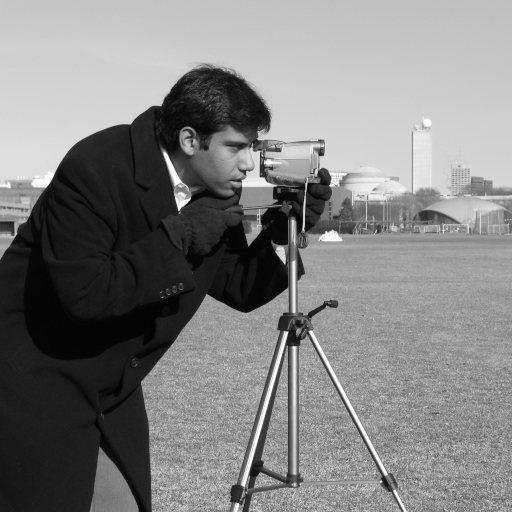
#> input picture skimage.data.camera(), 512 x 512 px
$ python gaussian_focused.py
#> lines starting #> are read from the running program, lines starting #| are printed output that depends on the picture
# Import Libraries
from skimage import data, filters, io, color, restoration
from skimage.morphology import disk
import matplotlib.pyplot as plt

# Define Pictures
img_1 = data.camera()
#> img_1 is the input picture: shape (512, 512); min 0, max 255, mean 129.1
img_2 = color.rgb2gray(io.imread('Scifo.jpg'))
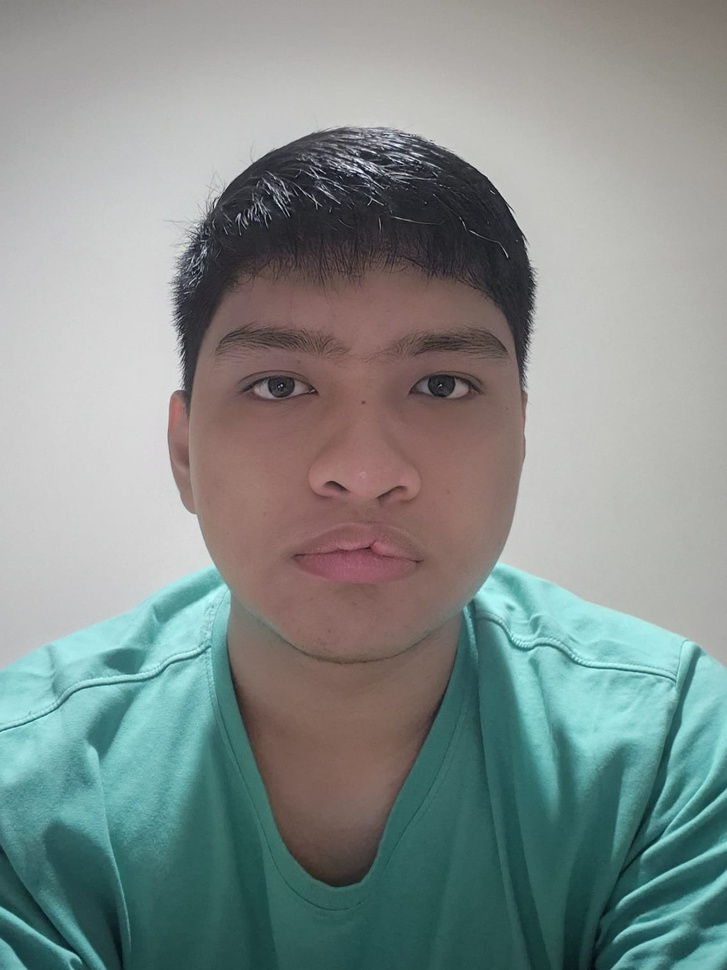
#> input picture Scifo.jpg, 727 x 970 px, shrunk from 1134 x 1512 before the run, found by its file name
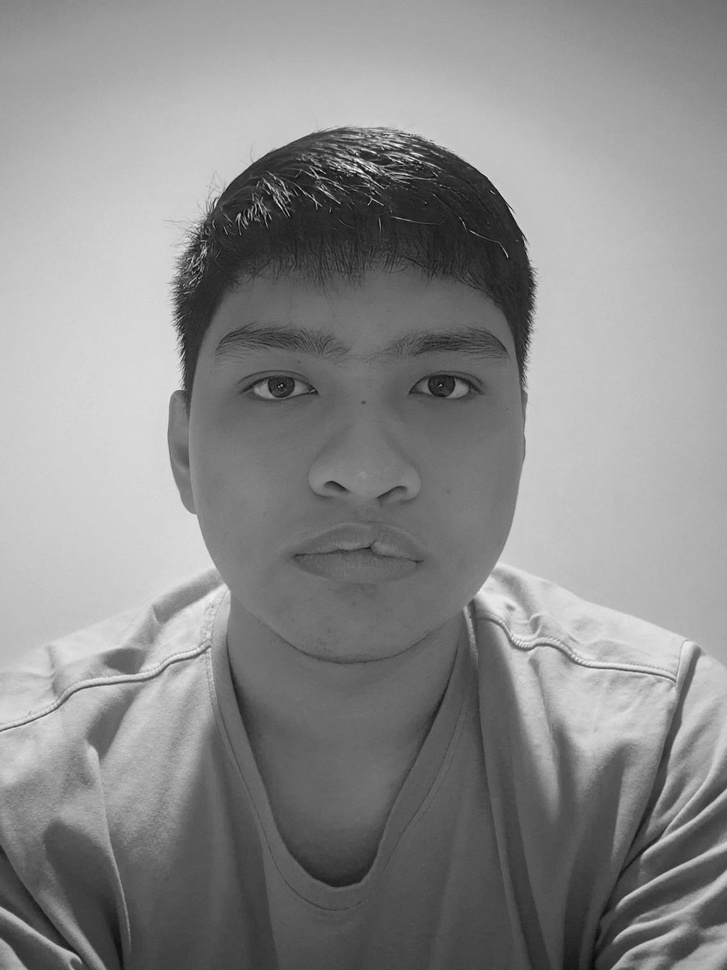
#> img_2: shape (970, 727) float64; min 0.00198, max 0.983, mean 0.547

# Gaussian Filter
img_1_gaussian2 = filters.gaussian(img_1, sigma=2)
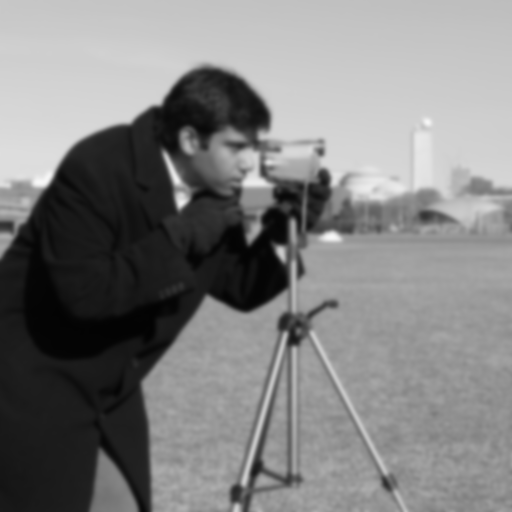
#> img_1_gaussian2: shape (512, 512) float64; min 0.0126, max 0.973, mean 0.506
img_2_gaussian2 = filters.gaussian(img_2, sigma=2)

img_1_gaussian4 = filters.gaussian(img_1, sigma=4)
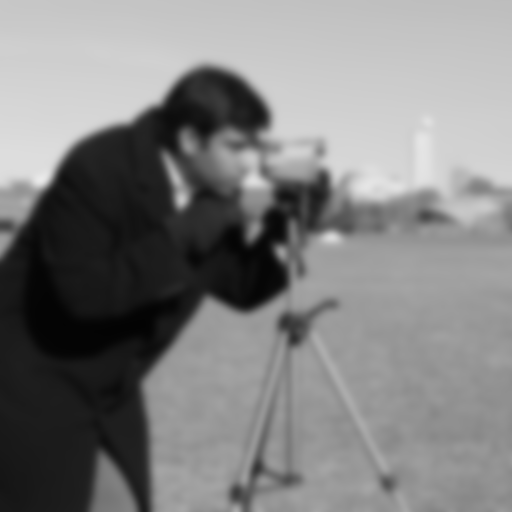
#> img_1_gaussian4: shape (512, 512) float64; min 0.0146, max 0.92, mean 0.506
img_2_gaussian4 = filters.gaussian(img_2, sigma=4)
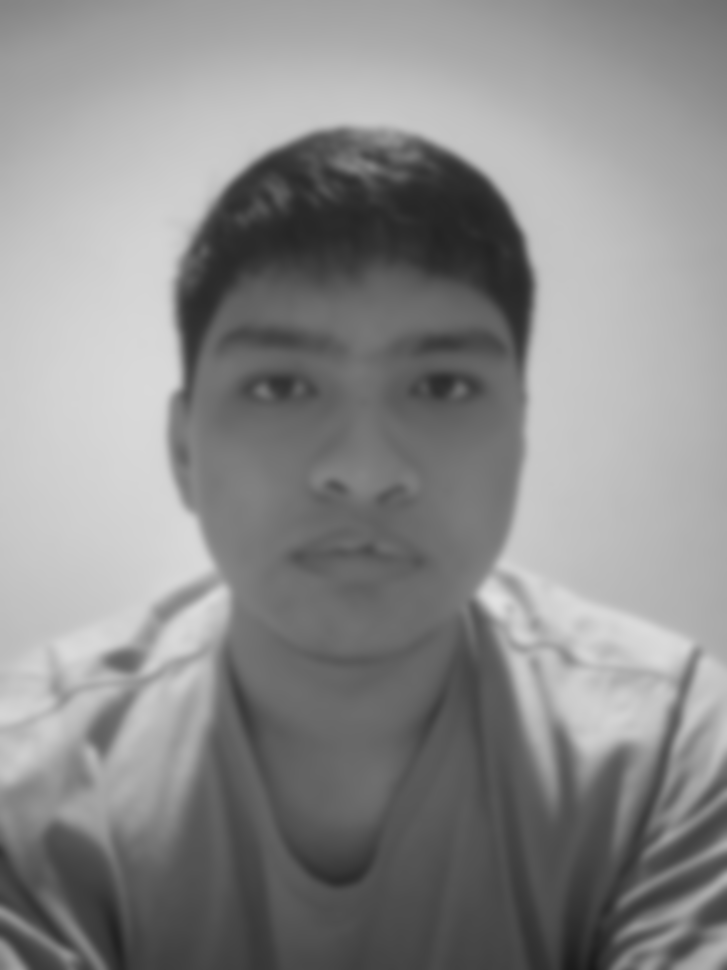
#> img_2_gaussian4: shape (970, 727) float64; min 0.0983, max 0.886, mean 0.547

img_1_gaussian6 = filters.gaussian(img_1, sigma=6)
img_2_gaussian6 = filters.gaussian(img_2, sigma=6)

# Define Picture Grid
fig, axes = plt.subplots(2, 4, figsize=(15, 9))

# Plot Pictures to the Grid
axes[0,0].imshow(img_1, cmap='gray')
axes[0,0].set_title('Camera - Normal')
axes[0,0].axis('off')

axes[1,0].imshow(img_2, cmap='gray')
axes[1,0].set_title('Scifo - Normal')
axes[1,0].axis('off')

axes[0,1].imshow(img_1_gaussian2, cmap='gray')
axes[0,1].set_title('Camera - Gaussian Sigma 2')
axes[0,1].axis('off')

axes[1,1].imshow(img_2_gaussian2, cmap='gray')
axes[1,1].set_title('Scifo - Gaussian Sigma 2')
axes[1,1].axis('off')

axes[0,2].imshow(img_1_gaussian4, cmap='gray')
axes[0,2].set_title('Camera - Gaussian Sigma 4')
axes[0,2].axis('off')

axes[1,2].imshow(img_2_gaussian4, cmap='gray')
axes[1,2].set_title('Scifo - Gaussian Sigma 4')
axes[1,2].axis('off')

axes[0,3].imshow(img_1_gaussian6, cmap='gray')
axes[0,3].set_title('Camera - Gaussian Sigma 6')
axes[0,3].axis('off')

axes[1,3].imshow(img_2_gaussian6, cmap='gray')
axes[1,3].set_title('Scifo - Gaussian Sigma 6')
axes[1,3].axis('off')

# Show the Pyplot
plt.tight_layout()
plt.show()
